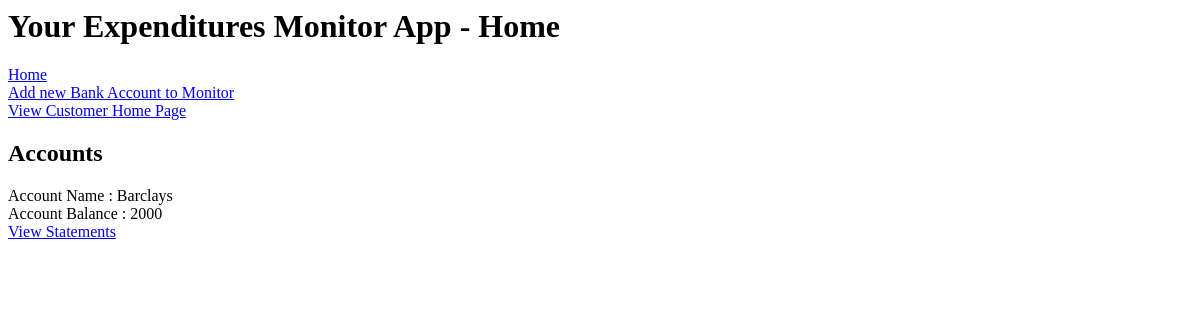
Page /home on the earlier database version.
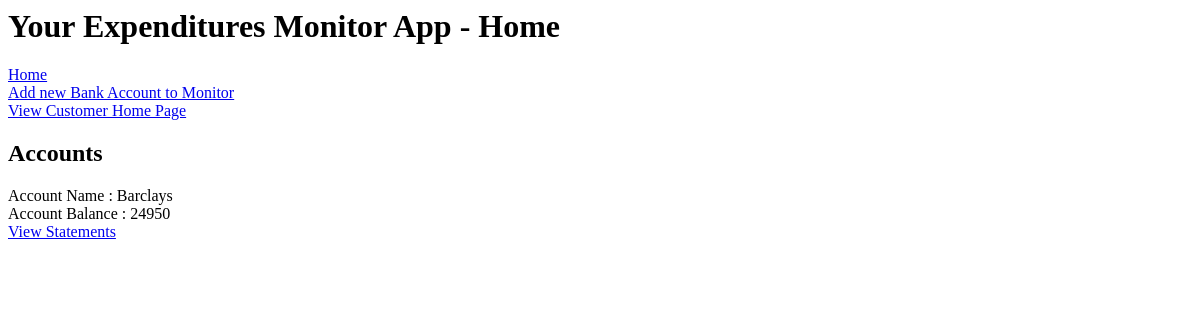
Same page on the later database version.
### application/models.py (models this page shows)
class Accounts(db.Model):
    id = db.Column(db.Integer, primary_key=True)
    balance = db.Column(db.Integer)
    account_name = db.Column(db.String(30), nullable=False)
    cust_name = db.Column(db.String(30), nullable=False)
    transactions = db.relationship('Transaction', backref='accounts' , lazy='dynamic')

### application/routes.py (the view)
@app.route('/')
@app.route('/home')
def home():
    all_accounts = Accounts.query.all()
    account_string = ""
    return render_template("index.html", title="Home", all_accounts=all_accounts)

### application/templates/index.html
{% extends "layout.html" %}
{% block body %}
        <br>
        <a href="{{ url_for('customer_home') }}">View Customer Home Page</a>
        <br>
<h2>Accounts</h2>
{% for account in all_accounts %}
        Account Name : {{ account.account_name }}
        <br>
        Account Balance : {{ account.balance }}
        <br>
        <a href="{{ url_for('statements', id=account.id) }}">View Statements</a>
        <br><br>
{% endfor %}
{% endblock body %}

Differences in the rows shown:
changed Accounts "Barclays": balance "2000" → "24950"
